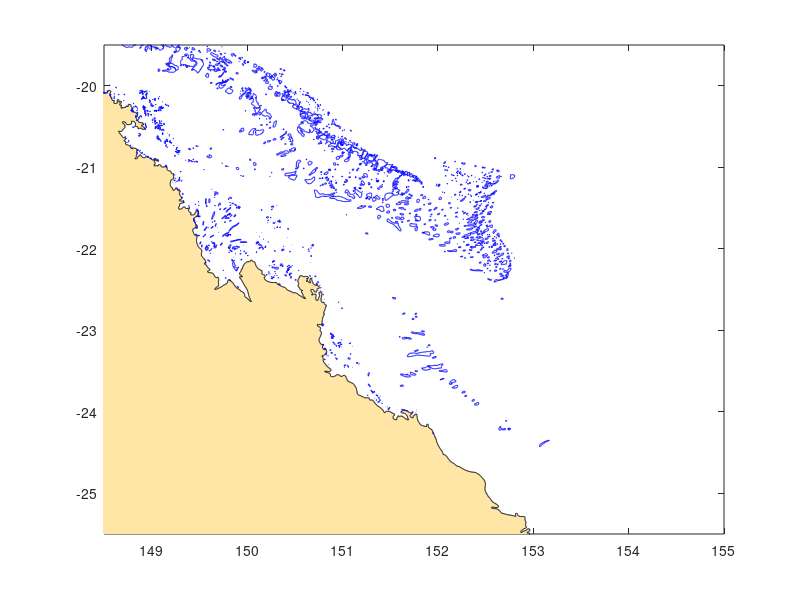

Reproduce this figure in MATLAB. (Note: this script raises an error after producing the figure.)
clear all

RecordAnimation = 1;
filename = 'reefAnimation.gif';

f = figure(1);
clf, hold on, box on

load AustOutline_MXB362
pt = patch(Outline(:,1),Outline(:,2),[0.8 0.8 0.8]);
set(pt, 'facecolor', [1 0.9 0.65])

load ReefOutline_MXB362
plot(ReefRaw(:,1),ReefRaw(:,2),'b')

xlim([148.5 155])
XL = xlim;
ylim([-25.5 -19.5]);
YL = ylim;
set(gca,'color',[0.94 1 1])

load LarvalReleases_MXB362

for k = 1:914
    h = convhull(ER_traj_x(:,k), ER_traj_y(:,k));
    P(1) = plot(ER_traj_x(:,k),ER_traj_y(:,k),'.','MarkerSize',2,'Color',[0 0.5 0]);
    P(2) = plot(ER_traj_x(h,k),ER_traj_y(h,k), 'Color','red', 'LineWidth',2);
    
    if RecordAnimation == 1
        frame = getframe(f);
        im = frame2im(frame);
        [imind,cm] = rgb2ind(im,256);

        if k == 1
            imwrite(imind,cm,filename,'gif','LoopCount',inf);
        else
            imwrite(imind,cm,filename,'gif','WriteMode','append',"DelayTime",0.02);
        end
    end

    drawnow

    if k < 914
        delete(P)
    end
end